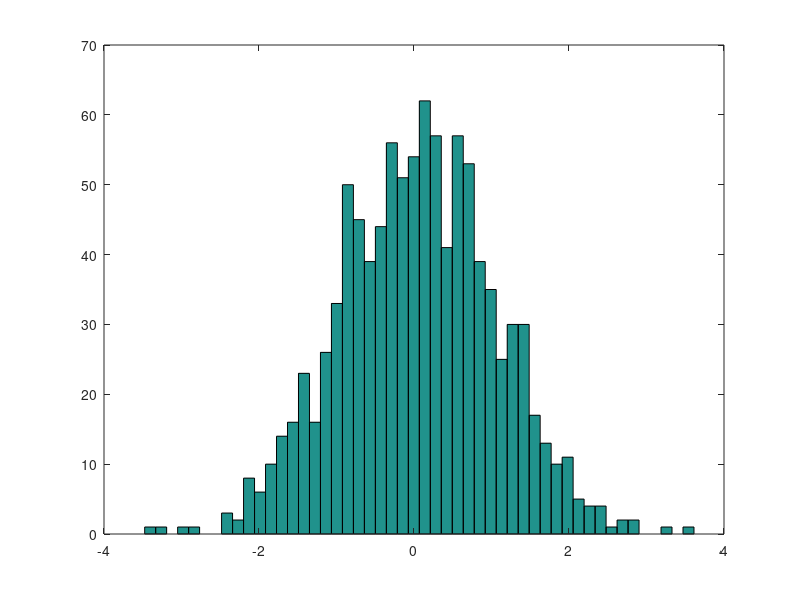

Reproduce this figure in MATLAB.
X = [1 1; 1 2; 1 3; 1 4; 1 5];

k = 2;  T = 500;
X = [ones(T,1), (1:1:T)'];
b = [ 1; 2];
b = (1:1:k)';
% X = [ones(T,1) rand(T,k-1)*5];
% k = 5;  T = 200;
% b = magic(k);
b = b(:,1);
xb = X*b;
m = 1000;
tstats = zeros(m,k);
preject = 0;

for i = 1:m
%   Draw the vector of errors  
    e = randn(T,1)*sqrt(0.2);
%   Create y 
    y = xb + e;
%   Compute the ols estimate of beta 
    bols = inv(X'*X)*X'*y;
%   The following three lines do the same thing  
%   They compute the estimate of the variance 
%     s2ols = (y - x*bols)'(y - x*bols)/(T-k);
%     s2ols = (y'*y - y'*x*inv(X'*X)*X'*y)/(T-k);
    s2ols = (y'*y - y'*X*bols)/(T-k);
    bcovols = s2ols*inv(X'*X);
%   The dot '.' in the next line tells MATLAB to do 
%   element by element division of the vectors
%   This creates the t-statistics for both coefficients
%   The null hypotheis is that beta equals the true value
    tstatsi=(bols-b)./sqrt(diag(bcovols));
    tstats(i,:)=tstatsi';
    preject = preject + (abs(tstatsi(2)) > 3.182446)/m;
end


%   Plot a histogram of all draws of the t-stats
% hist(tstats(:,1),50);
hist(tstats(:,2),50);
preject

%   Put all the data into one matrix
% yx = [y X];
%   Save the data in this matrix to a file called lab1.dat
% save -ascii lab1.dat yx
%   Load the data in the file lab1.dat into MATLAB
% load lab1.dat -ascii
